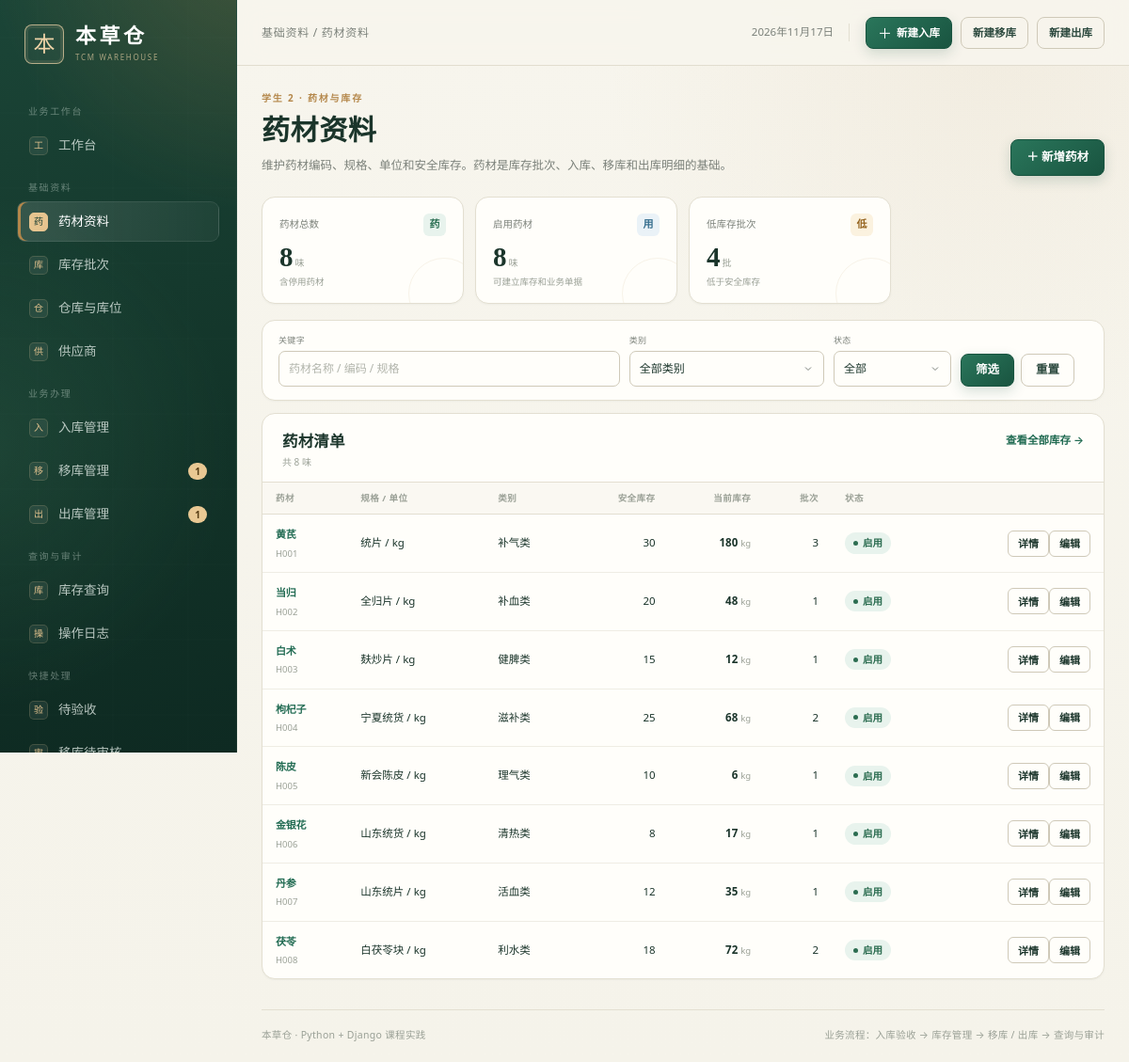
Page /herbs/ (signed in) on the committed database.
### warehouse/models.py (models this page shows, shortened)
class Herb(models.Model):
    code = models.CharField("药材编码", max_length=30, unique=True)
    name = models.CharField("药材名称", max_length=80)
    spec = models.CharField("规格", max_length=80, blank=True)
    unit = models.CharField("单位", max_length=10, default="kg")
    category = models.CharField("类别", max_length=40, blank=True)
    safety_stock = models.DecimalField(
        "安全库存", max_digits=12, decimal_places=3, default=Decimal("0")
    )
    is_active = models.BooleanField("启用", default=True)
    class Meta:
        verbose_name = "药材"
        verbose_name_plural = "药材"
        ordering = ["code"]

### warehouse/catalog_views.py (the view)
# urls.py: path("herbs/", catalog_views.herb_list, name="herb_list"),
@login_required
def herb_list(request):
    _require(request.user, "herb.view")
    qs = (
        Herb.objects.annotate(
            stock_total=Sum("stock_batches__quantity"),
            batch_count=Count("stock_batches", distinct=True),
        )
        .prefetch_related("stock_batches")
        .order_by("code")
    )
    q = (request.GET.get("q") or "").strip()
    category = (request.GET.get("category") or "").strip()
    status = (request.GET.get("active") or "").strip()
    if q:
        qs = qs.filter(
            Q(code__icontains=q) | Q(name__icontains=q) | Q(spec__icontains=q)
        )
    if category:
        qs = qs.filter(category=category)
    if status == "1":
        qs = qs.filter(is_active=True)
    elif status == "0":
        qs = qs.filter(is_active=False)
    page_obj = Paginator(qs, 12).get_page(request.GET.get("page"))
    return render(
        request,
        "warehouse/herb_list.html",
        {
            "page_obj": page_obj,
            "herbs": page_obj.object_list,
            "categories": Herb.objects.exclude(category="")
            .values_list("category", flat=True)
            .distinct()
            .order_by("category"),
            "filters": {"q": q, "category": category, "active": status},
            "can_manage": has_perm(request.user, "herb.manage"),
            "stats": {
                "herbs": Herb.objects.count(),
                "active": Herb.objects.filter(is_active=True).count(),
                "low_batches": StockBatch.objects.filter(
                    quantity__lte=F("herb__safety_stock")
                ).count(),
            },
            "active_nav": "herbs",
        },
    )

### warehouse/catalog_views.py (called while the page is built)
def _require(user, code):
    if not has_perm(user, code):
        raise PermissionDenied("当前岗位没有该功能权限。")

### warehouse/models.py (called while the page is built)
    @property
    def display_name(self):
        return self.user.get_full_name() or self.user.username

    @property
    def effective_role(self):
        if self.user.is_superuser:
            return self.Role.ADMIN
        return self.role

### warehouse/permissions.py (called while the page is built)
def get_role(user):
    if not user.is_authenticated:
        return None
    if user.is_superuser:
        return "admin"
    profile = getattr(user, "profile", None)
    return profile.effective_role if profile else "viewer"

def has_perm(user, code):
    return bool(get_access_config(user)["permissions"].get(code))

def allowed_menus(user):
    return set(get_access_config(user)["menus"])

def can_create(user):
    return has_perm(user, "transfer.create") or has_perm(user, "outbound.create")

def can_audit(user):
    return (
        has_perm(user, "transfer.audit")
        or has_perm(user, "outbound.audit")
        or has_perm(user, "inbound.audit")
    )

def can_execute(user):
    return (
        has_perm(user, "transfer.execute")
        or has_perm(user, "outbound.execute")
        or has_perm(user, "inbound.execute")
    )

### warehouse/templatetags/warehouse_tags.py (called while the page is built)
@register.simple_tag
def menu_url(key):
    name = MENU_URL_NAMES.get(key)
    if not name:
        return "#"
    try:
        return reverse(name)
    except NoReverseMatch:
        return "#"

@register.filter
def get_item(mapping, key):
    if mapping is None:
        return None
    try:
        return mapping.get(key)
    except AttributeError:
        try:
            return mapping[key]
        except (KeyError, IndexError, TypeError):
            return None

@register.filter
def qty(value, digits=3):
    try:
        number = Decimal(value)
    except (TypeError, ValueError, InvalidOperation):
        return value
    text = f"{number:.{digits}f}".rstrip("0").rstrip(".")
    return text or "0"

### templates/warehouse/herb_list.html (shortened to what this page needs)
{% extends "base.html" %}
{% load warehouse_tags %}
{% block breadcrumb %}基础资料 / 药材资料{% endblock %}
{% block content %}
<section class="page-head">
  <div>
    <p class="eyebrow">学生 2 · 药材与库存</p>
    <h1>药材资料</h1>
    <p class="page-sub">维护药材编码、规格、单位和安全库存。药材是库存批次、入库、移库和出库明细的基础。</p>
  </div>
  {% if can_manage %}<a href="{% url 'herb_create' %}" class="btn btn-primary">＋ 新增药材</a>{% endif %}
</section>
<section class="stat-grid compact-stats">
  <article class="stat-card"><div class="stat-top"><span>药材总数</span><span class="stat-icon green">药</span></div><strong class="stat-value">{{ stats.herbs }}<small> 味</small></strong><p class="stat-note">含停用药材</p></article>
  <article class="stat-card"><div class="stat-top"><span>启用药材</span><span class="stat-icon blue">用</span></div><strong class="stat-value">{{ stats.active }}<small> 味</small></strong><p class="stat-note">可建立库存和业务单据</p></article>
  <article class="stat-card"><div class="stat-top"><span>低库存批次</span><span class="stat-icon amber">低</span></div><strong class="stat-value">{{ stats.low_batches }}<small> 批</small></strong><p class="stat-note">低于安全库存</p></article>
</section>
<section class="panel filter-panel">
  <form method="get" class="filter-form">
    <label class="filter-field filter-search"><span>关键字</span><input type="search" name="q" value="{{ filters.q }}" class="form-input" placeholder="药材名称 / 编码 / 规格"></label>
    <label class="filter-field"><span>类别</span><select name="category" class="form-select"><option value="">全部类别</option></select></label>
    <label class="filter-field"><span>状态</span><select name="active" class="form-select"><option value="">全部</option></select></label>
    <div class="filter-actions"><button class="btn btn-primary">筛选</button><a href="{% url 'herb_list' %}" class="btn btn-ghost">重置</a></div>
  </form>
</section>
<section class="panel">
  <div class="panel-head list-head"><div><h2>药材清单</h2><p>共 {{ page_obj.paginator.count }} 味</p></div><a href="{% url 'stock_list' %}" class="text-link">查看全部库存 →</a></div>
  {% if herbs %}
  <div class="table-wrap">
    <table class="data-table">
      <thead><tr><th>药材</th><th>规格 / 单位</th><th>类别</th><th class="num">安全库存</th><th class="num">当前库存</th><th class="num">批次</th><th>状态</th><th></th></tr></thead>
      <tbody>
        {% for herb in herbs %}
        <tr>
          <td><a class="order-link" href="{% url 'herb_detail' herb.pk %}">{{ herb.name }}</a><small class="cell-sub">{{ herb.code }}</small></td>
          <td>{{ herb.spec|default:"—" }} / {{ herb.unit }}</td>
          <td>{{ herb.category|default:"—" }}</td>
          <td class="num">{{ herb.safety_stock|qty }}</td>
          <td class="num"><strong>{{ herb.stock_total|default:0|qty }}</strong> <small>{{ herb.unit }}</small></td>
          <td class="num">{{ herb.batch_count }}</td>
          <td>{% if herb.is_active %}<span class="status status-success">启用</span>{% else %}<span class="status status-muted">停用</span>{% endif %}</td>
          <td class="row-action"><a href="{% url 'herb_detail' herb.pk %}" class="btn btn-tiny">详情</a>{% if can_manage %}<a href="{% url 'herb_edit' herb.pk %}" class="btn btn-tiny">编辑</a>{% endif %}</td>
        </tr>
        {% endfor %}
      </tbody>
    </table>
  </div>
  {% else %}<div class="empty-inline">没有符合条件的药材。{% if can_manage %}<a href="{% url 'herb_create' %}">新增一味药材</a>{% endif %}</div>{% endif %}
</section>
{% endblock %}

### rows in the picture
Herb: name "黄芪", code "H001", spec "统片", unit "kg", category "补气类", safety_stock|qty "30", stock_total|qty "180", batch_count "3", is_active "启用"
Herb: name "当归", code "H002", spec "全归片", unit "kg", category "补血类", safety_stock|qty "20", stock_total|qty "48", batch_count "1", is_active "启用"
Herb: name "白术", code "H003", spec "麸炒片", unit "kg", category "健脾类", safety_stock|qty "15", stock_total|qty "12", batch_count "1", is_active "启用"
Herb: name "枸杞子", code "H004", spec "宁夏统货", unit "kg", category "滋补类", safety_stock|qty "25", stock_total|qty "68", batch_count "2", is_active "启用"
Herb: name "陈皮", code "H005", spec "新会陈皮", unit "kg", category "理气类", safety_stock|qty "10", stock_total|qty "6", batch_count "1", is_active "启用"
Herb: name "金银花", code "H006", spec "山东统货", unit "kg", category "清热类", safety_stock|qty "8", stock_total|qty "17", batch_count "1", is_active "启用"
Herb: name "丹参", code "H007", spec "山东统片", unit "kg", category "活血类", safety_stock|qty "12", stock_total|qty "35", batch_count "1", is_active "启用"
Herb: name "茯苓", code "H008", spec "白茯苓块", unit "kg", category "利水类", safety_stock|qty "18", stock_total|qty "72", batch_count "2", is_active "启用"

### other values in the picture
{{ group.label }} "业务工作台" "基础资料" "业务办理" "查询与审计"
{{ label|slice:":1" }} "工" "药" "库" "仓" "供" "入" "移" "出" "库" "操"
{{ label }} "工作台" "药材资料" "库存批次" "仓库与库位" "供应商" "入库管理" "移库管理" "出库管理" "库存查询" "操作日志"
{{ nav_pending_transfers }} "1"
{{ nav_pending_outbounds }} "1"
{{ stats.herbs }} "8"
{{ stats.active }} "8"
{{ stats.low_batches }} "4"
{{ page_obj.paginator.count }} "8"
